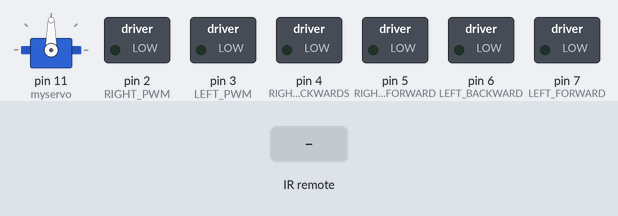
A sketch run on a simulated Arduino Uno, built with avr-gcc and run on an emulated ATmega328P. Parts: servo, switched loads named in the sketch (green lamp = pin HIGH). Wiring (inferred from the names in the program): IR receiver: data pin 8. The inputs (shaded band) are chosen by the test bench.

Above: at 1.2 s.
1.3 s: infrared code 0xFF5AA5 received
At 2.0 s:
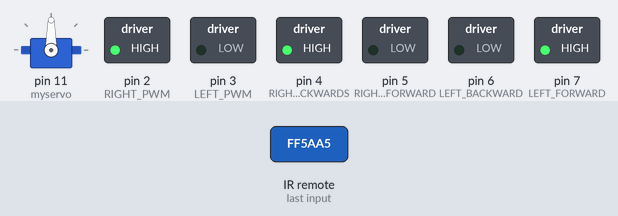
4.3 s: infrared code 0xFF18E7 received
At 5.5 s:
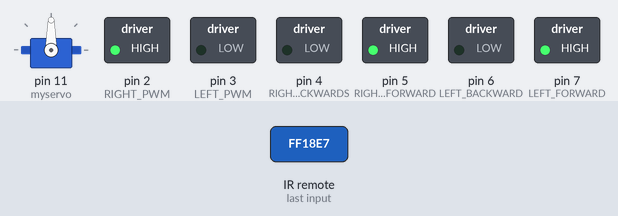
6.2 s: infrared code 0xFF42BD received
At 7.4 s:
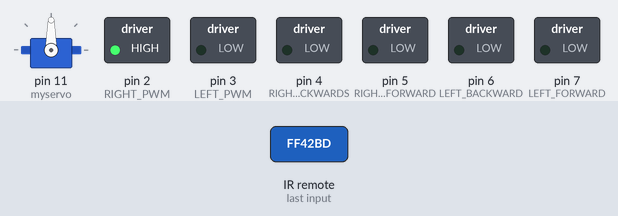
7.7 s: infrared code 0xFF4AB5 received
At 9.3 s:
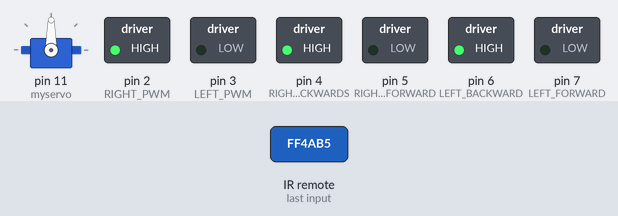
9.6 s: infrared code 0xFF52AD received
At 10.2 s:
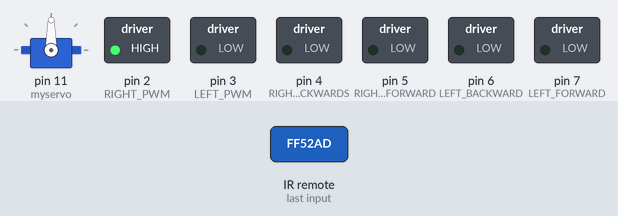
Timing chart, 0 to 12.1 s (numbered marks = the images above; inputs shaded):
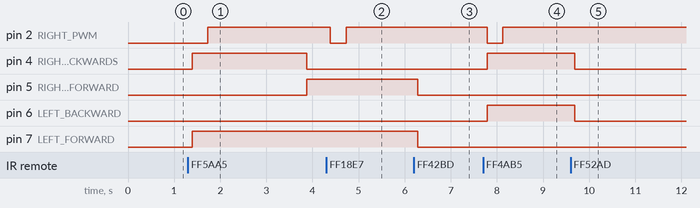

The sketch:

ShotBot.ino
```cpp
// Libraries for modules
#include <AFMotor.h> //Import library to control motor shield
#include <Servo.h>   //Import library to control the servo
#include <NewPing.h> //add Ultrasonic sensor library
//#include <IRremote.h>
#include <NECIRrcv.h>

// Define Left & Right DC Motor Pins
#define LEFT_FORWARD 7
#define LEFT_BACKWARD 6
#define RIGHT_FORWARD 5
#define RIGHT_BACKWARDS 4
#define RIGHT_PWM 2
#define LEFT_PWM 3

#define TRIG_PIN 9 // Pin A0 on the Motor Drive Shield soldered to the ultrasonic sensor
#define ECHO_PIN 10 // Pin A1 on the Motor Drive Shield soldered to the ultrasonic sensor

#define RECV_PIN 8

#define MAX_SPEED 255

#define MAX_DISTANCE 300 // sets maximum useable sensor measuring distance to 300cm
#define COLL_DIST 30 // sets distance at which robot stops and reverses to 30cm
#define TURN_DIST COLL_DIST+20 // sets distance at which robot veers away from object
NewPing sonar(TRIG_PIN, ECHO_PIN, MAX_DISTANCE); // sets up sensor library to use the correct pins to measure distance.
Servo myservo;

int leftDistance, rightDistance; //distances on either side
int curDist = 0;
String motorSet = "";
int speedSet = 0;

int i;
int dir;

NECIRrcv IR_1(RECV_PIN);
//IRrecv irrecv(RECV_PIN);
//decode_results results;

void setup()
{
  // Set pin direction
  pinMode(LEFT_BACKWARD,OUTPUT);
  pinMode(LEFT_FORWARD,OUTPUT);
  pinMode(RIGHT_BACKWARDS,OUTPUT);
  pinMode(RIGHT_FORWARD,OUTPUT);
  pinMode(RIGHT_PWM, OUTPUT);
  pinMode(LEFT_PWM, OUTPUT);


  // Start receiver
  //irrecv.enableIRIn(); // Start the receiver
  //Serial.begin(9600);
  IR_1.begin();

  myservo.attach(11);  // attaches the servo on pin 10 (SERVO_1 on the Motor Drive Shield to the servo object
  myservo.write(90); // tells the servo to position at 90-degrees ie. facing forward.
}

//---------------------------------------------MAIN LOOP ------------------------------------------------------------------------------
void loop() {
  /*myservo.write(90);  // move eyes forward
  delay(90);
  curDist = readPing();   // read distance
  if (curDist < COLL_DIST) {changePath();}  // if forward is blocked change direction
  MoveForward();  // move forward
  delay(500);*/

  while(IR_1.available())
  {
     // Serial.println(IR_1.read(),HEX);

     switch(IR_1.read())
    {
      case 0xFF16E9: // 0

        myservo.write(90);  // move eyes forward
        delay(90);
        curDist = readPing();   // read distance
        if (curDist < COLL_DIST) {changePath();}  // if forward is blocked change direction
        MoveForward();  // move forward
        delay(500);
        break;

      case 0xFF0CF3: // 1
        Stop();
        break;

      case 0xFF18E7: // 2
        MoveForward();
        break;

      case 0xFF5EA1: // 3
        Stop();
        break;

      case 0xFF08F7: // 4
        turnLeft();
        break;

      case 0xFF1CE3: // 5
        Stop();
        break;

      case 0xFF5AA5: // 6
        turnRight();
        break;

      case 0xFF42BD: // 7
        Stop();
        break;

      case 0xFF52AD: // 8
        MoveBackward();
        break;

      case 0xFF4AB5: // 9
        Stop();
        break;

     }// End Case

  }
}
//-------------------------------------------------------------------------------------------------------------------------------------

void changePath() {
  Stop();   // stop forward movement
  myservo.write(36);  // check distance to the right
    delay(500);
    rightDistance = readPing(); //set right distance
    delay(500);
    myservo.write(144);  // check distace to the left
    delay(700);
    leftDistance = readPing(); //set left distance
    delay(500);
    myservo.write(90); //return to center
    delay(100);
    compareDistance();
  }


void compareDistance()   // find the longest distance
{
  if (leftDistance>rightDistance) //if left is less obstructed
  {
    turnLeft();
  }
  else if (rightDistance>leftDistance) //if right is less obstructed
  {
    turnRight();
  }
   else //if they are equally obstructed
  {
    turnLeft();
    delay(170);
  }
}

//-------------------------------------------------------------------------------------------------------------------------------------

int readPing() { // read the ultrasonic sensor distance
  delay(70);
  unsigned int uS = sonar.ping();
  int cm = uS/US_ROUNDTRIP_CM;
  return cm;
}

//-------------------------------------------------------------------------------------------------------------------------------------
void Stop() {
  digitalWrite(RIGHT_FORWARD,LOW);
  digitalWrite(RIGHT_BACKWARDS,LOW);
  digitalWrite(LEFT_FORWARD,LOW);
  digitalWrite(LEFT_BACKWARD,LOW);
}

void Accelerate() {
  for (int i = 60; i < MAX_SPEED; i += 2) {
    analogWrite(RIGHT_PWM, i);
    analogWrite(LEFT_PWM, i);
    delay(10);
  }
}

void MoveForward() {
  dir = 1;
  digitalWrite(RIGHT_FORWARD,HIGH);
  digitalWrite(RIGHT_BACKWARDS,LOW);
  digitalWrite(LEFT_FORWARD,HIGH);
  digitalWrite(LEFT_BACKWARD,LOW);
  Accelerate();
}

void MoveBackward() {
  dir = 2;
  digitalWrite(RIGHT_BACKWARDS,HIGH);
  digitalWrite(RIGHT_FORWARD, LOW);
  digitalWrite(LEFT_BACKWARD,HIGH);
  digitalWrite(LEFT_FORWARD,LOW);
  Accelerate();
}

void turnRight() {
  dir = 3;

  digitalWrite(RIGHT_BACKWARDS,HIGH);
  digitalWrite(RIGHT_FORWARD, LOW);
  digitalWrite(LEFT_BACKWARD,LOW);
  digitalWrite(LEFT_FORWARD,HIGH);
  Accelerate();
  delay(1500); // run motors this way for 1500

  dir = 1;
  digitalWrite(RIGHT_BACKWARDS,LOW);
  digitalWrite(RIGHT_FORWARD, HIGH);
  digitalWrite(LEFT_BACKWARD,LOW);
  digitalWrite(LEFT_FORWARD,HIGH);

}

void turnLeft() {
  dir = 4;

  digitalWrite(RIGHT_BACKWARDS,LOW);
  digitalWrite(RIGHT_FORWARD, HIGH);
  digitalWrite(LEFT_BACKWARD,HIGH);
  digitalWrite(LEFT_FORWARD,LOW);
  Accelerate();
  delay(1500); // run motors this way for 1500

  dir = 1;
  digitalWrite(RIGHT_BACKWARDS,LOW);
  digitalWrite(RIGHT_FORWARD, HIGH);
  digitalWrite(LEFT_BACKWARD,LOW);
  digitalWrite(LEFT_FORWARD,HIGH);
}
```

NECIRrcv.cpp
```cpp
// NECIRrcv
// Joe Knapp   jmknapp AT gmail DOT com

// #include "WProgram.h"  Deprecated. Arduino.h instead
#include "Arduino.h"
#include "NECIRrcv.h"

NECIRrcv::NECIRrcv(int irpin)
{
  irparams.irpin = irpin ;
}

// initialization
void NECIRrcv::begin() {
  // setup pulse clock timer interrupt
  TCCR2A = 0;  // normal mode

  //Prescale /8 (16M/8 = 0.5 microseconds per tick)
  // Therefore, the timer interval can range from 0.5 to 128 microseconds
  // depending on the reset value (255 to 0)
  cbi(TCCR2B,CS22) ;
  sbi(TCCR2B,CS21) ;
  cbi(TCCR2B,CS20) ;

  //Timer2 Overflow Interrupt Enable
  sbi(TIMSK2,TOIE2) ;

  RESET_TIMER2;

  sei();  // enable interrupts

  // initialize state machine variables
  irparams.rcvstate = IDLE ;
  irparams.bitcounter = 0 ;
  irparams.ircode = 0 ;
  irparams.fptr = 0 ;
  irparams.rptr = 0 ;
  irparams.blinkflag = 0 ;

  // set pin modes
  pinMode(irparams.irpin, INPUT) ;
}

// return next IR code from buffer, or -1 if none
unsigned long NECIRrcv::read()
{
  unsigned long ircode ;
  unsigned long ircode_temp ;
  unsigned long temp1,temp2, temp3;
  if (irparams.fptr != irparams.rptr) {
    ircode = irparams.irbuf[irparams.rptr] ;
    irparams.rptr = (irparams.rptr + 1) % MAXBUF ;
    ircode = ircode >>8;
    temp1 = ircode;
    temp2 = ircode >>8;
    temp3 = ircode>>16;
    ircode = 0xFFFFFF&(temp1<<16 | temp2 <<8 | temp3 );

    return((unsigned long)ircode) ;
  }
  else
    return((unsigned long)-1) ;
}

// return number of IR codes in buffer
int NECIRrcv::available()
{
  int n ;
  n = irparams.fptr - irparams.rptr ;
  if (n < 0)
    n += MAXBUF ;
  return(n) ;
}

// enable/disable blinking of pin 13 on IR processing
void NECIRrcv::blink13(int blinkflag)
{
  irparams.blinkflag = blinkflag ;
  if (blinkflag)
    pinMode(BLINKLED, OUTPUT) ;
}

// flush IR code buffer
void NECIRrcv::flush()
{
  irparams.rptr = irparams.fptr ;
}

// IR receiver state machine (TIMER2 interrupt)
ISR(TIMER2_OVF_vect)
{
  RESET_TIMER2 ;

  irparams.irdata = GETIR(irparams.irpin) ;

  if (irparams.blinkflag && (irparams.rcvstate != IDLE))
    PORTB |= B00100000 ;  // turn pin 13 LED on

  // process current state
  switch(irparams.rcvstate) {
    case IDLE:
      if (irparams.irdata == MARK) {  // got some activity
          nextstate(STARTH) ;
          irparams.timer = 0 ;
      }
      break ;
    case STARTH:   // looking for initial start MARK
      // entered on MARK
      if (irparams.irdata == SPACE) {   // MARK ended, check time
        if ((irparams.timer >= STARTMIN) && (irparams.timer <= STARTMAX)) {
          nextstate(STARTL) ;  // time OK, now look for start SPACE
          irparams.timer = 0 ;
        }
        else
          nextstate(IDLE) ;  // bad MARK time, go back to IDLE
      }
      else
        irparams.timer++ ;  // still MARK, increment timer
      break ;
    case STARTL:
      // entered on SPACE
      if (irparams.irdata == MARK) {  // SPACE ended, check time
        if ((irparams.timer >= SPACEMIN) && (irparams.timer <= SPACEMAX)) {
          nextstate(BITMARK) ;  // time OK, check first bit MARK
          irparams.timer = 0 ;
          irparams.bitcounter = 0 ;  // initialize ircode vars
          irparams.irmask = (unsigned long)0x1 ;
          irparams.ircode = 0 ;
        }
        else if ((irparams.timer >= RPTSPACEMIN) && (irparams.timer <= RPTSPACEMAX)) {  // not a start SPACE, maybe this is a repeat signal
          nextstate(RPTMARK) ;   // yep, it's a repeat signal
          irparams.timer = 0 ;
        }
        else
          nextstate(IDLE) ;  // bad start SPACE time, go back to IDLE
      }
      else {   // still SPACE
        irparams.timer++ ;    // increment time
        if (irparams.timer >= SPACEMAX)  // check against max time for SPACE
          nextstate(IDLE) ;  // max time exceeded, go back to IDLE
      }
      break ;
    case RPTMARK:
      irparams.timer++ ;  // measuring MARK
      if (irparams.irdata == SPACE) {  // MARK ended, check time
        if ((irparams.timer >= BITMARKMIN) && (irparams.timer <= BITMARKMAX))
          nextstate(IDLE) ;  // repeats are ignored here, just go back to IDLE
        else
          nextstate(IDLE) ;  // bad repeat MARK time, go back to IDLE
      }
      break ;
    case BITMARK:
      irparams.timer++ ;   // timing MARK
      if (irparams.irdata == SPACE) {   // MARK ended, check time
        if ((irparams.timer < BITMARKMIN) || (irparams.timer > BITMARKMAX))
          nextstate(IDLE) ;  // bad MARK time, go back to idle
        else {
          irparams.rcvstate = BIT ;  // MARK time OK, go to BIT
          irparams.timer = 0 ;
        }
      }
      break ;
    case BIT:
      irparams.timer++ ; // measuring SPACE
      if (irparams.irdata == MARK) {  // bit SPACE ended, check time
        if ((irparams.timer >= ONESPACEMIN) && (irparams.timer <= ONESPACEMAX)) {
          nextstate(ONE) ;   // SPACE matched ONE timing
          irparams.timer = 0 ;
        }
        else if ((irparams.timer >= ZEROSPACEMIN) && (irparams.timer <= ZEROSPACEMAX)) {
          nextstate(ZERO) ;  // SPACE matched ZERO timimg
          irparams.timer = 0 ;
        }
        else
          nextstate(IDLE) ;  // bad SPACE time, go back to IDLE
      }
      else {  // still SPACE, check against max time
        if (irparams.timer > ONESPACEMAX)
          nextstate(IDLE) ;  // SPACE exceeded max time, go back to IDLE
      }
      break ;
    case ONE:
      irparams.ircode |= irparams.irmask ;  // got a ONE, update ircode
      irparams.irmask <<= 1 ;  // set mask to next bit
      irparams.bitcounter++ ;  // update bitcounter
      if (irparams.bitcounter < NBITS)  // if not done, look for next bit
        nextstate(BITMARK) ;
      else
        nextstate(STOP) ;  // done, got NBITS, go to STOP
      break ;
    case ZERO:
      irparams.irmask <<= 1 ;  // got a ZERO, update mask
      irparams.bitcounter++ ;  // update bitcounter
      if (irparams.bitcounter < NBITS)  // if not done, look for next bit
        nextstate(BITMARK) ;
      else
        nextstate(STOP) ;  // done, got NBITS, go to STOP
      break ;
    case STOP:
      irparams.timer++ ;  //measuring MARK
      if (irparams.irdata == SPACE) {  // got a SPACE, check stop MARK time
        if ((irparams.timer >= BITMARKMIN) && (irparams.timer <= BITMARKMAX)) {
          // time OK -- got an IR code
          irparams.irbuf[irparams.fptr] = irparams.ircode ;   // store code at fptr position
          irparams.fptr = (irparams.fptr + 1) % MAXBUF ; // move fptr to next empty slot
        }
        nextstate(IDLE) ;  // finished with this code, go back to IDLE
      }
      break ;
  }
  // end state processing

  if (irparams.blinkflag)
    PORTB &= B11011111 ;  // turn pin 13 LED off
}
```

NECIRrcv.h
```cpp
#ifndef NECIRrcv_h
#define NECIRrcv_h

// #include "WConstants.h"  Deprecated. Arduino.h instead
#include "Arduino.h"

#define USECPERTICK 50  // microseconds per clock interrupt tick
#define CLKFUDGE 5      // fudge factor for clock interrupt overhead
#define CLKMAX 256      // max value for clock (timer 2)
#define PRESCALE 8      // timer2 clock prescale
#define SYSCLOCK 16000000  // main Arduino clock
#define CLKSPERUSEC (SYSCLOCK/PRESCALE/1000000)   // timer clocks per microsecond

#define MAXBUF 8       // IR command code buffer length (circular buffer)

// IR detector output is active low
#define MARK  0
#define SPACE 1

#define NBITS 32         // bits in IR code

#define BLINKLED 13

// defines for setting and clearing register bits
#ifndef cbi
#define cbi(sfr, bit) (_SFR_BYTE(sfr) &= ~_BV(bit))
#endif
#ifndef sbi
#define sbi(sfr, bit) (_SFR_BYTE(sfr) |= _BV(bit))
#endif

// clock timer reset value
#define INIT_TIMER_COUNT2 (CLKMAX - USECPERTICK*CLKSPERUSEC + CLKFUDGE)
#define RESET_TIMER2 TCNT2 = INIT_TIMER_COUNT2

// pulse parameters -- nominal usec
#define STARTNOM      9000
#define SPACENOM      4500
#define BITMARKNOM    620
#define ONESPACENOM   1600
#define ZEROSPACENOM  480
#define RPTSPACENOM   2180

#define TOLERANCE 20  // percent
#define LTOL (1.0 - TOLERANCE/100.)
#define UTOL (1.0 + TOLERANCE/100.)

// pulse parameters (tick counts)
#define STARTMIN (int)((STARTNOM/USECPERTICK)*LTOL) // start MARK
#define STARTMAX (int)((STARTNOM/USECPERTICK)*UTOL)
#define SPACEMIN (int)((SPACENOM/USECPERTICK)*LTOL)
#define SPACEMAX (int)((SPACENOM/USECPERTICK)*UTOL)
#define BITMARKMIN (int)((BITMARKNOM/USECPERTICK)*LTOL-2) // extra tolerance for low counts
#define BITMARKMAX (int)((BITMARKNOM/USECPERTICK)*UTOL+2)
#define ONESPACEMIN (int)((ONESPACENOM/USECPERTICK)*LTOL)
#define ONESPACEMAX (int)((ONESPACENOM/USECPERTICK)*UTOL)
#define ZEROSPACEMIN (int)((ZEROSPACENOM/USECPERTICK)*LTOL-2)
#define ZEROSPACEMAX (int)((ZEROSPACENOM/USECPERTICK)*UTOL+2)
#define RPTSPACEMIN (int)((RPTSPACENOM/USECPERTICK)*LTOL)
#define RPTSPACEMAX (int)((RPTSPACENOM/USECPERTICK)*UTOL)

// receiver states
#define IDLE     1
#define STARTH   2
#define STARTL   3
#define BIT      4
#define ONE      5
#define ZERO     6
#define STOP     7
#define BITMARK  8
#define RPTMARK  9

// macros
#define GETIR(X) ((byte)digitalRead(X))    // used to read IR pin
#define nextstate(X) (irparams.rcvstate = X)

// state machine variables irparams
static volatile struct {
  byte rcvstate ;          // IR receiver state
  byte bitcounter ;        // bit counter
  byte irdata ;            // MARK or SPACE read from IR input pin
  byte fptr ;              // irbuf front pointer
  byte rptr ;              // irbuf rear pointer
  byte irpin ;             // pin for IR data from detector
  byte blinkflag ;         // TRUE to enable blinking of pin 13 on IR processing
  unsigned int timer ;     // state timer
  unsigned long irmask ;   // one-bit mask for constructing IR code
  unsigned long ircode ;   // IR code
  unsigned long irbuf[MAXBUF] ;    // circular buffer for IR codes
} irparams ;

// main class
class NECIRrcv
{
  public:
    NECIRrcv(int irpin);
    unsigned long read();
    void begin();
    int available() ;
    void flush() ;
    void blink13(int blinkflag) ;
  private:
} ;
#endif
```

Measured:
- after the input at 1.3 s, pin 2 (RIGHT_PWM): LOW → HIGH after 0.43 s; pin 4 (RIGHT_BACKWARDS): LOW → HIGH after 0.09 s, → LOW 2.5 s later; pin 5 (RIGHT_FORWARD): LOW → HIGH after 2.6 s; pin 7 (LEFT_FORWARD): LOW → HIGH after 0.09 s
- after the input at 4.3 s, pin 2 (RIGHT_PWM): HIGH → LOW after 0.09 s, → HIGH 0.34 s later
- after the input at 6.2 s, pin 5 (RIGHT_FORWARD), pin 7 (LEFT_FORWARD): HIGH → LOW after 0.09 s
- after the input at 7.7 s, pin 2 (RIGHT_PWM): HIGH → LOW after 0.09 s, → HIGH 0.34 s later; pin 4 (RIGHT_BACKWARDS), pin 6 (LEFT_BACKWARD): LOW → HIGH after 0.09 s
- after the input at 9.6 s, pin 4 (RIGHT_BACKWARDS), pin 6 (LEFT_BACKWARD): HIGH → LOW after 0.09 s
